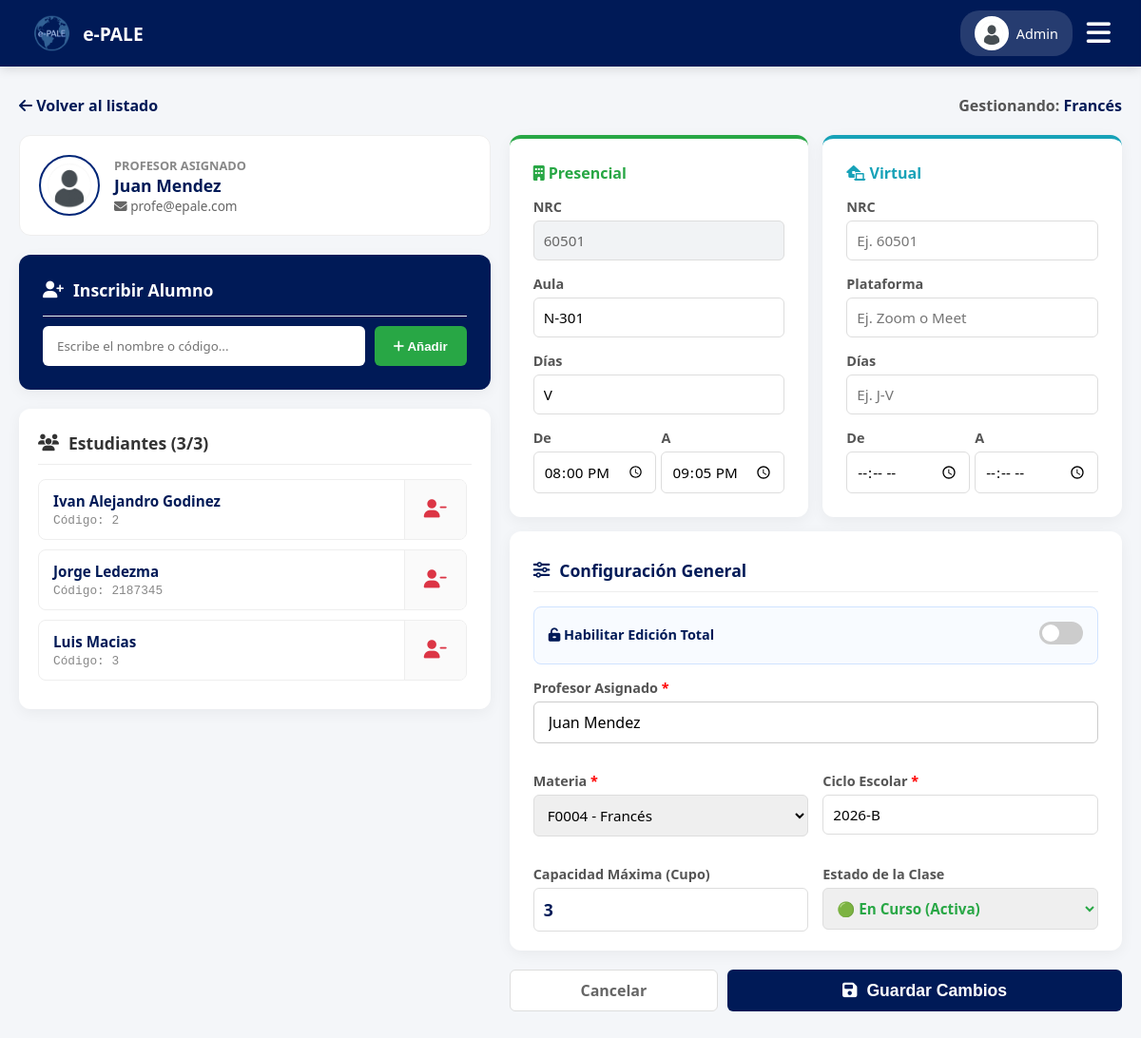
/admin/gestionar_grupo.php?clave=60501 (signed in), run on the app's committed database.
### tables this page shows
CREATE TABLE IF NOT EXISTS `usuarios` (
  `usuario_id` int NOT NULL AUTO_INCREMENT,
  `codigo` varchar(20) DEFAULT NULL,
  `nombre` varchar(50) NOT NULL,
  `apellido_paterno` varchar(50) NOT NULL,
  `apellido_materno` varchar(50) DEFAULT NULL,
  `correo` varchar(100) NOT NULL,
  `password` varchar(255) DEFAULT NULL,
  `telefono` varchar(20) DEFAULT NULL,
  `rol` enum('ADMIN','PROFESOR','ALUMNO') NOT NULL,
  `estatus` enum('ACTIVO','INACTIVO') DEFAULT 'ACTIVO',
  `foto_perfil` varchar(255) DEFAULT NULL,
  `google_id` varchar(255) DEFAULT NULL,
  `fecha_creacion` timestamp NULL DEFAULT CURRENT_TIMESTAMP,
  PRIMARY KEY (`usuario_id`),
  UNIQUE KEY `correo` (`correo`),
  UNIQUE KEY `codigo` (`codigo`)
);

CREATE TABLE IF NOT EXISTS `materias` (
  `materia_id` int NOT NULL AUTO_INCREMENT,
  `clave` varchar(10) NOT NULL,
  `nombre` varchar(50) NOT NULL,
  `nivel` int NOT NULL,
  PRIMARY KEY (`materia_id`),
  UNIQUE KEY `clave` (`clave`)
);

CREATE TABLE IF NOT EXISTS `inscripciones` (
  `inscripcion_id` int NOT NULL AUTO_INCREMENT,
  `alumno_id` int NOT NULL,
  `nrc` int NOT NULL,
  `estatus` enum('INSCRITO','SOLICITUD_BAJA','BAJA','SOLICITUD_ALTA') DEFAULT 'INSCRITO',
  `calificacion_final` decimal(5,2) DEFAULT '0.00',
  PRIMARY KEY (`inscripcion_id`),
  KEY `alumno_id` (`alumno_id`),
  KEY `nrc` (`nrc`)
);

CREATE TABLE IF NOT EXISTS `ciclos` (
  `ciclo_id` int NOT NULL AUTO_INCREMENT,
  `nombre` varchar(10) NOT NULL,
  `activo` tinyint(1) DEFAULT '1',
  PRIMARY KEY (`ciclo_id`)
);

### admin/gestionar_grupo.php (the view, shortened to what the rows shown need)
<?php
require '../db.php';
try { $pdo->exec("ALTER TABLE horarios MODIFY dias_patron VARCHAR(50)"); } catch (Exception $e) { }
try { $pdo->exec("ALTER TABLE grupos ADD COLUMN estado VARCHAR(20) DEFAULT 'ACTIVO'"); } catch (Exception $e) { }
$clave = $_GET['clave'] ?? '';
$es_edicion = !empty($clave);
$mensaje = ''; $tipo_mensaje = '';
$list_profesores = $pdo->query("SELECT usuario_id, codigo, nombre, apellido_paterno, apellido_materno FROM usuarios WHERE rol='PROFESOR' AND estatus='ACTIVO' ORDER BY nombre ASC")->fetchAll(PDO::FETCH_ASSOC);
$g = []; $alumnos_inscritos = []; $total_inscritos = 0; $nrc_base = '';
if ($es_edicion) {
    $sql = "SELECT g.clave_grupo, m.materia_id, m.nombre AS materia, u.usuario_id AS profesor_id, u.nombre AS prof_nombre, u.apellido_paterno AS prof_ap, u.foto_perfil AS prof_foto, u.correo AS prof_correo, c.ciclo_id, c.nombre as ciclo_nombre,
                   MAX(g.cupo) AS cupo, MAX(g.edicion_total) AS edicion_total, MAX(g.estado) AS estado,
                   MAX(CASE WHEN h.modalidad='PRESENCIAL' THEN g.nrc END) AS nrc_presencial,
                   MAX(CASE WHEN h.modalidad='VIRTUAL' THEN g.nrc END) AS nrc_virtual,
                   MAX(CASE WHEN h.modalidad='PRESENCIAL' THEN h.aula END) AS aula_presencial,
                   MAX(CASE WHEN h.modalidad='VIRTUAL' THEN h.aula END) AS aula_virtual,
                   MAX(CASE WHEN h.modalidad='PRESENCIAL' THEN h.dias_patron END) AS dias_presencial,
                   MAX(CASE WHEN h.modalidad='VIRTUAL' THEN h.dias_patron END) AS dias_virtual,
                   MAX(CASE WHEN h.modalidad='PRESENCIAL' THEN h.hora_inicio END) AS inicio_presencial,
                   MAX(CASE WHEN h.modalidad='VIRTUAL' THEN h.hora_inicio END) AS inicio_virtual,
                   MAX(CASE WHEN h.modalidad='PRESENCIAL' THEN h.hora_fin END) AS fin_presencial,
                   MAX(CASE WHEN h.modalidad='VIRTUAL' THEN h.hora_fin END) AS fin_virtual
            FROM grupos g JOIN materias m ON g.materia_id = m.materia_id JOIN usuarios u ON g.profesor_id = u.usuario_id JOIN ciclos c ON g.ciclo_id = c.ciclo_id LEFT JOIN horarios h ON g.nrc = h.nrc
            WHERE g.clave_grupo=? GROUP BY g.clave_grupo, m.materia_id, m.nombre, u.usuario_id, u.nombre, u.apellido_paterno, u.foto_perfil, u.correo, c.ciclo_id, c.nombre";
    $stmt = $pdo->prepare($sql); $stmt->execute([$clave]); $g = $stmt->fetch(PDO::FETCH_ASSOC);
    $nrc_base = $g['nrc_presencial'] ?: $g['nrc_virtual'];
    $sql_alum = "SELECT i.inscripcion_id, a.alumno_id, u.usuario_id, u.codigo, u.nombre, u.apellido_paterno, u.correo, a.carrera FROM inscripciones i JOIN alumnos a ON i.alumno_id = a.alumno_id JOIN usuarios u ON a.usuario_id = u.usuario_id WHERE i.nrc = ? AND i.estatus = 'INSCRITO' ORDER BY u.apellido_paterno ASC";
    $stmt_alum = $pdo->prepare($sql_alum); $stmt_alum->execute([$nrc_base]);
    $alumnos_inscritos = $stmt_alum->fetchAll(PDO::FETCH_ASSOC); $total_inscritos = count($alumnos_inscritos);
    $foto_profesor = "../img/avatar-default.png"; if($g['prof_foto'] && file_exists("../img/perfiles/" . $g['prof_foto'])) { $foto_profesor = "../img/perfiles/" . $g['prof_foto']; }
}
$v_prof = ($tipo_mensaje == 'error' && isset($_POST['profesor_id'])) ? $_POST['profesor_id'] : ($g['profesor_id'] ?? '');
$v_ciclo_nombre = ($tipo_mensaje == 'error' && isset($_POST['ciclo_nombre'])) ? $_POST['ciclo_nombre'] : ($g['ciclo_nombre'] ?? '');
$v_estado = ($tipo_mensaje == 'error' && isset($_POST['estado'])) ? $_POST['estado'] : ($g['estado'] ?? 'ACTIVO');
?>
<!DOCTYPE html>
<html lang="es">
<head>
    <link rel="stylesheet" href="../css/estudiante.css?v=<?php echo time(); ?>">
    <link rel="stylesheet" href="../css/admin.css?v=<?php echo time(); ?>">
    <link rel="stylesheet" href="https://cdnjs.cloudflare.com/ajax/libs/font-awesome/6.4.0/css/all.min.css">
</head>
<body>
    <?php include 'menu_admin.php'; ?>
    <main class="main-content">
        <div style="display: flex; justify-content: space-between; align-items: center; margin-bottom: 20px;">
            <?php if($es_edicion): ?>
                <span style="font-weight: bold; color: #555;">Gestionando: <span style="color: var(--udg-blue);"><?php echo htmlspecialchars($g['materia']); ?></span>
                </span>
            <?php else: ?>
                <span style="font-weight: bold; color: #28a745;">Creando Nuevo Grupo</span>
            <?php endif; ?>
        </div>
        <div style="display: grid; grid-template-columns: 1fr 1.3fr; gap: 20px; align-items: start;">
            <div>
                <?php if($es_edicion): ?>
                    <a href="ver_expediente.php?id=<?php echo $g['profesor_id']; ?>" class="hover-lift" style="background: white; border: 1px solid #eee; border-radius: 12px; padding: 20px; display: flex; align-items: center; gap: 15px; margin-bottom: 20px;">
                        <img src="<?php echo $foto_profesor; ?>" style="width: 60px; height: 60px; border-radius: 50%; object-fit: cover; border: 2px solid var(--udg-light);">
                        <div>
                            <div style="font-size: 0.8rem; color: #888; font-weight: bold; text-transform: uppercase;">Profesor Asignado</div>
                            <h3 style="margin: 0; color: var(--udg-blue); font-size: 1.1rem;"><?php echo htmlspecialchars($g['prof_nombre'] . ' ' . $g['prof_ap']); ?></h3>
                            <div style="font-size: 0.85rem; color: #666;"><i class="fas fa-envelope"></i> <?php echo htmlspecialchars($g['prof_correo']); ?></div>
                        </div>
                    </a>
                    <div class="card" style="margin-top: 0; background: linear-gradient(135deg, var(--udg-blue) 0%, #001a57 100%); color: white; border: none; margin-bottom: 20px;">
                        <h3 style="margin: 0 0 10px 0; color: white;"><i class="fas fa-user-plus"></i> Inscribir Alumno</h3>
                        <form method="POST" id="formAddStudent">
                            <div style="display: flex; gap: 10px; align-items: stretch;">
                                <div class="custom-select-wrapper">
                                    <input type="text" id="searchInput" placeholder="Escribe el nombre o código..." style="width: 100%; height: 42px; padding: 10px 15px; border-radius: 6px; border: none; box-sizing: border-box; font-family: inherit;" autocomplete="off" <?php echo ($v_estado == 'CERRADO') ? 'disabled' : ''; ?>>
                                </div>
                                <button type="submit" class="btn-save" style="background: #28a745; white-space: nowrap; height: 42px;" <?php echo ($v_estado == 'CERRADO') ? 'disabled style="background:#ccc; cursor:not-allowed;"' : ''; ?>><i class="fas fa-plus"></i> Añadir</button>
                            </div>
                        </form>
                    </div>
                    <div class="card" style="margin-top: 0; padding: 20px;">
                        <h3 style="margin: 0 0 15px 0; color: #333; border-bottom: 1px solid #eee; padding-bottom: 10px;"><i class="fas fa-users"></i> Estudiantes (<?php echo $total_inscritos; ?>/<?php echo $g['cupo']; ?>)</h3>
                        <?php if(count($alumnos_inscritos) > 0): ?>
                            <div style="max-height: 400px; overflow-y: auto; padding-right: 5px;">
                                <?php foreach($alumnos_inscritos as $alum): ?>
                                    <div class="student-row">
                                        <a href="ver_expediente.php?id=<?php echo $alum['usuario_id']; ?>" class="student-link">
                                            <div style="font-weight: bold; color: var(--udg-blue); font-size: 0.95rem;"><?php echo htmlspecialchars($alum['nombre'] . ' ' . $alum['apellido_paterno']); ?></div>
                                            <div style="font-size: 0.8rem; color: #888; font-family: monospace; margin-top: 3px;">Código: <?php echo htmlspecialchars($alum['codigo']); ?></div>
                                        </a>
                                        <div class="student-action">
                                            <form method="POST" style="margin: 0;">
                                                <button type="button" onclick="confirmarBajaAlumno(this, '<?php echo addslashes(htmlspecialchars($alum['nombre'])); ?>')" style="background: none; border: none; color: #dc3545; cursor: pointer; font-size: 1.2rem; padding: 5px;" title="Expulsar" <?php echo ($v_estado == 'CERRADO') ? 'disabled style="color:#ccc; cursor:not-allowed;"' : ''; ?>>
                                                    <i class="fas fa-user-minus"></i>
                                                </button>
                                            </form>
                                        </div>
                                    </div>
                                <?php endforeach; ?>
                            </div>
                        <?php else: ?><p style="text-align: center; color: #aaa; padding: 20px;">La clase está vacía.</p><?php endif; ?>
                    </div>
                <?php endif; ?>
            </div>
            <div>
                <form method="POST" action="gestionar_grupo.php<?php echo $es_edicion ? '?clave='.$clave : ''; ?>" id="configForm">
                    <div class="card" style="margin: 0; padding-bottom: 5px;">
                        <div style="display: grid; grid-template-columns: 1fr; gap: 15px;">
                            <div class="form-group">
                                <?php
                                $nombre_profesor_actual = '';
                                foreach($list_profesores as $p) {
                                    if($v_prof == $p['usuario_id']) {
                                        $nombre_profesor_actual = trim($p['nombre'] . ' ' . $p['apellido_paterno'] . ' ' . ($p['apellido_materno'] ?? ''));
                                        break;
                                    }
                                }
                                ?>
                                <div class="custom-select-wrapper">
                                    <input type="text" id="searchProfInput" placeholder="Buscar docente por nombre o código..." value="<?php echo htmlspecialchars($nombre_profesor_actual); ?>" style="width: 100%; padding: 10px 15px; border-radius: 6px; border: 1px solid #ccc; box-sizing: border-box; font-family: inherit; font-size: 1rem;" autocomplete="off">
                                </div>
                            </div>
                            <div style="display: grid; grid-template-columns: 1fr 1fr; gap: 15px;">
                                <div class="form-group">
                                    <label>Ciclo Escolar <span style="color:red;">*</span></label>
                                    <input type="text" name="ciclo_nombre" list="ciclosList" value="<?php echo htmlspecialchars($v_ciclo_nombre); ?>" required placeholder="Ej. 2026-A" style="text-transform: uppercase;">
                                </div>
                            </div>
                        </div>
                    </div>
                </form>
            </div>
        </div>
    </main>
</body>
</html>

### admin/menu_admin.php (shortened to what the rows shown need)
<?php
$stmt_foto_menu = $pdo->prepare("SELECT foto_perfil, nombre FROM usuarios WHERE usuario_id = ?");
$stmt_foto_menu->execute([$_SESSION['user_id']]);
$admin_menu = $stmt_foto_menu->fetch(PDO::FETCH_ASSOC);
$foto_menu = "../img/avatar-default.png";
?>
<header class="main-header">
    <div class="header-actions">
        <a href="perfil.php" class="profile-btn">
            <img src="<?php echo $foto_menu; ?>" class="profile-img">
            <span class="profile-name"><?php echo strtok($admin_menu['nombre'], " "); ?></span>
        </a>
    </div>
</header>

### data on the page
usuarios: nombre "Admin"
materias: nombre "Francés", usuarios.nombre+apellido_paterno "Juan Mendez", usuarios.correo "profe@epale.com", ciclo_nombre "2026-B"
inscripciones: usuarios.nombre+apellido_paterno "Ivan Alejandro Godinez", usuarios.codigo "2"
inscripciones: usuarios.nombre+apellido_paterno "Jorge Ledezma", usuarios.codigo "2187345"
inscripciones: usuarios.nombre+apellido_paterno "Luis Macias", usuarios.codigo "3"
usuarios: nombre+apellido_paterno+apellido_materno "Juan Mendez"

### other printed values
$total_inscritos "3"
$g['cupo'] "3"
form field materia_id "F0004 - Francés"
